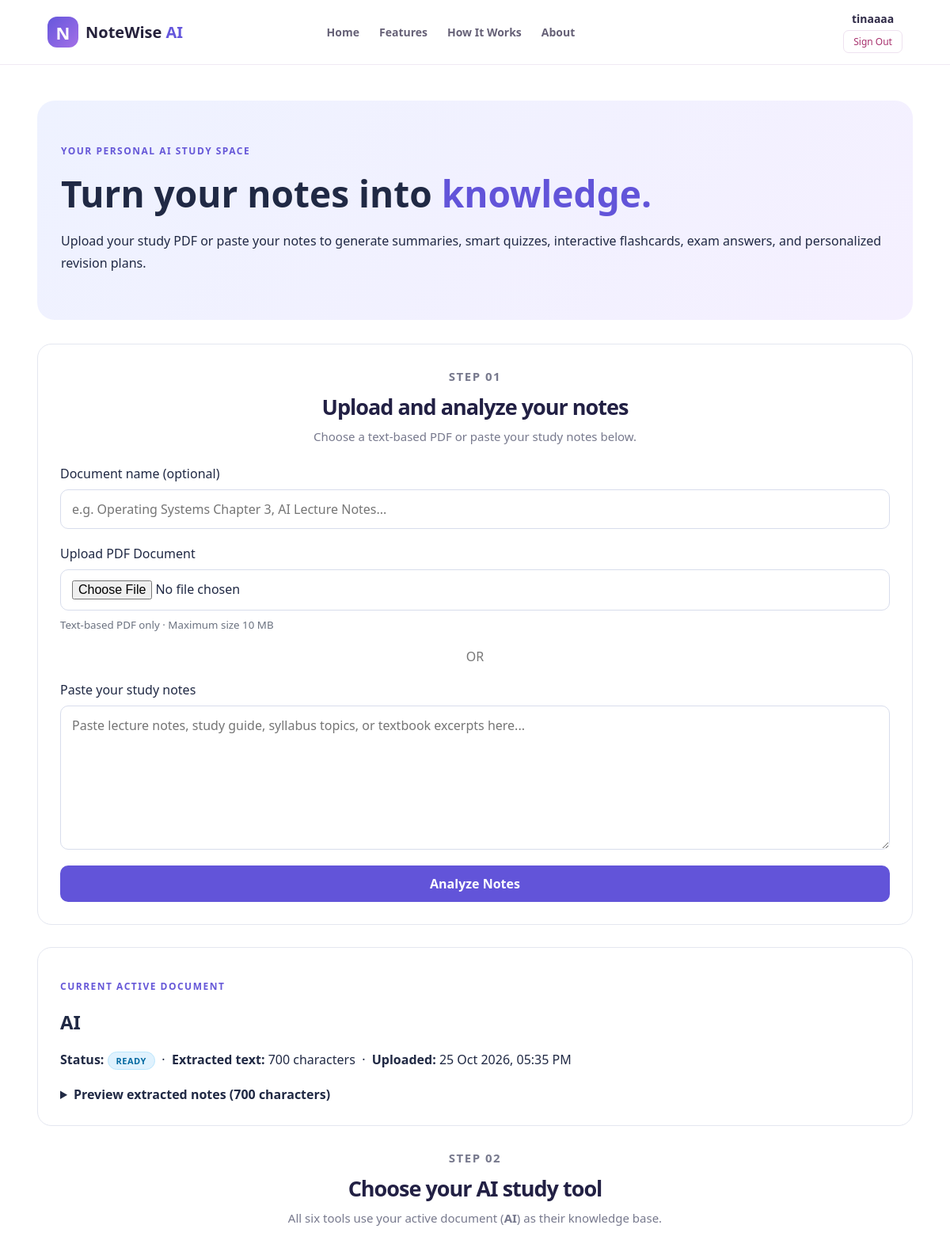
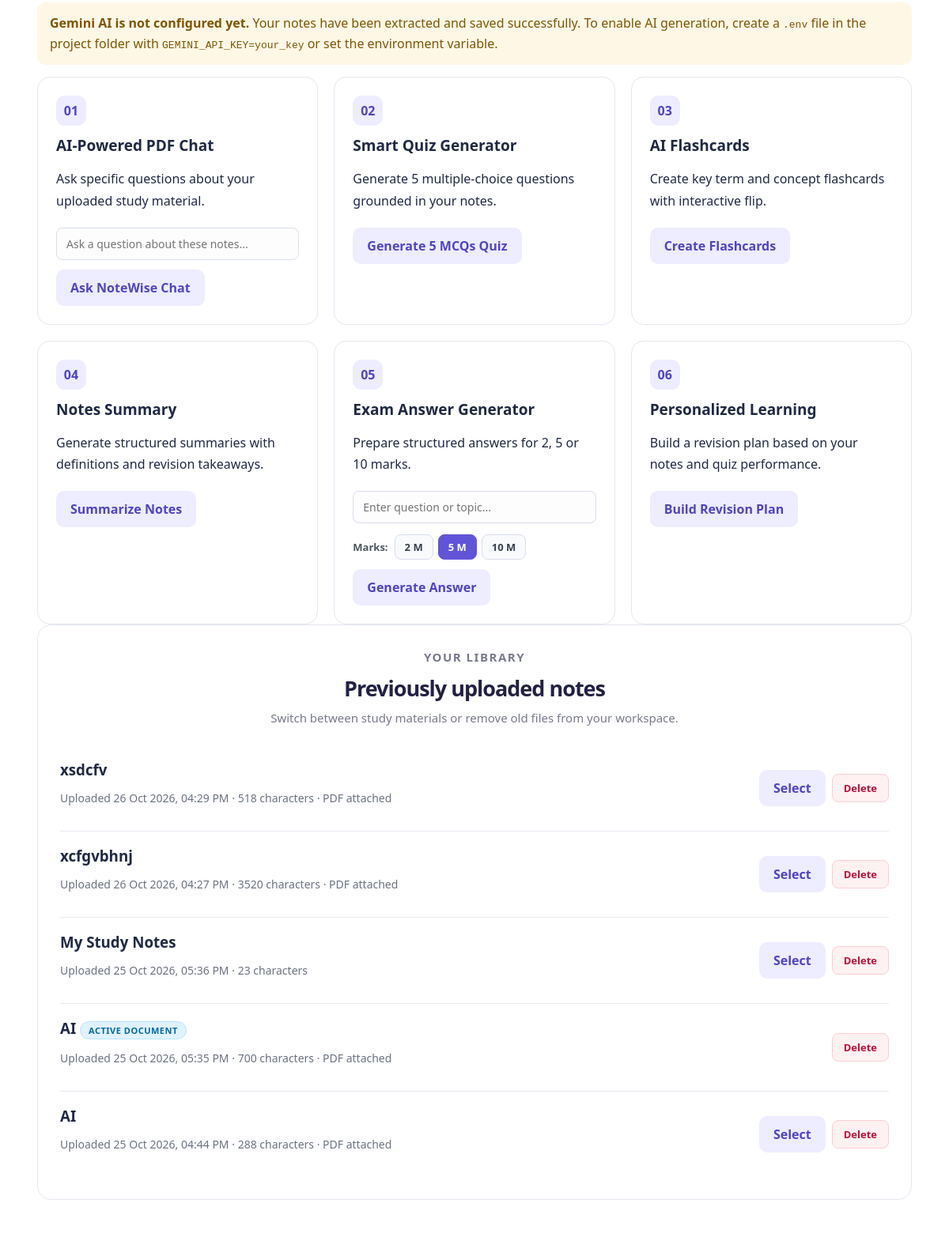
The app's page /features/ (signed in, upper part) with its own data (2 pictures, top to bottom).
### study_pdfs/core/models.py (models this page shows, shortened)
class StudyDocument(models.Model):
    user = models.ForeignKey(
        settings.AUTH_USER_MODEL,
        on_delete=models.CASCADE,
        related_name="study_documents"
    )
    title = models.CharField(max_length=200)
    pdf_file = models.FileField(
        upload_to="study_pdfs/",
        blank=True,
        null=True
    )
    source_text = models.TextField()
    status = models.CharField(
        max_length=20,
        default="ready"
    )
    created_at = models.DateTimeField(auto_now_add=True)

### study_pdfs/core/views.py (the view, shortened to what this page needs)
# urls.py: path('features/', views.features, name='features'),
@login_required
@require_http_methods(["GET", "POST"])
def features(request):
    documents = StudyDocument.objects.filter(user=request.user).order_by("-created_at")
    active_id = request.session.get("active_document_id")
    active_document = documents.filter(pk=active_id).first() if active_id else None
    if not active_document and documents.exists():
        active_document = documents.first()
        request.session["active_document_id"] = active_document.id
    result = request.session.get("study_result")
    if result and not active_document:
        result = None
    active_chat_history = []
    if active_document:
        active_chat_history = request.session.get(f"chat_history_{active_document.id}", [])
    api_configured = bool(
        os.getenv("GEMINI_API_KEY") and
        os.getenv("GEMINI_API_KEY").strip() != "your_gemini_api_key_here"
    )
    return render(request, "features.html", {
        "title": "NoteWise AI | Study Workspace",
        "documents": documents,
        "active_document": active_document,
        "study_result": result,
        "chat_history": active_chat_history,
        "ai_configured": api_configured,
        "configured_model": get_configured_model(),
    })

### study_pdfs/core/views.py (called while the page is built)
def get_configured_model():
    env_model = os.getenv("GEMINI_MODEL", "").strip()
    return env_model or DEFAULT_GEMINI_MODEL

### templates/features.html (shortened to what this page needs)
{% load static %}
<!DOCTYPE html>
<html lang="en">
<head>
    <link rel="stylesheet" href="{% static 'css/style.css' %}">
</head>
<body>
    {% include "cms/header.html" %}
    <main class="study-workspace">
        <section class="workspace-hero">
            <p class="workspace-eyebrow">YOUR PERSONAL AI STUDY SPACE</p>
            <h1>Turn your notes into <span>knowledge.</span></h1>
            <p>
                Upload your study PDF or paste your notes to generate summaries,
                smart quizzes, interactive flashcards, exam answers, and personalized revision plans.
            </p>
        </section>
        <section class="upload-panel">
            <div class="section-heading">
                <p class="workspace-eyebrow">STEP 01</p>
                <h2>Upload and analyze your notes</h2>
                <p>Choose a text-based PDF or paste your study notes below.</p>
            </div>
            <form method="POST"
                  action="{% url 'features' %}"
                  enctype="multipart/form-data"
                  class="study-upload-form">
                <div class="form-field">
                    <label for="title">Document name (optional)</label>
                    <input type="text"
                           id="title"
                           name="title"
                           maxlength="200"
                           placeholder="e.g. Operating Systems Chapter 3, AI Lecture Notes...">
                </div>
                <div class="form-field">
                    <label for="pdf_file">Upload PDF Document</label>
                    <input type="file"
                           id="pdf_file"
                           name="pdf_file"
                           accept=".pdf,application/pdf">
                    <small>Text-based PDF only · Maximum size 10 MB</small>
                </div>
                <div class="form-divider"><span>OR</span></div>
                <div class="form-field">
                    <label for="notes_text">Paste your study notes</label>
                    <textarea id="notes_text"
                              name="notes_text"
                              rows="7"
                              placeholder="Paste lecture notes, study guide, syllabus topics, or textbook excerpts here..."></textarea>
                </div>
                <button type="submit" class="workspace-primary-button">
                    Analyze Notes
                </button>
            </form>
        </section>
        {% if active_document %}
            <section class="active-document-panel">
                <p class="workspace-eyebrow">CURRENT ACTIVE DOCUMENT</p>
                <h2>{{ active_document.title }}</h2>
                <p>
                    <strong>Status:</strong>
                    <span class="doc-badge active">{{ active_document.status|title }}</span>
                    &nbsp;·&nbsp;
                    <strong>Extracted text:</strong>
                    {{ active_document.source_text|length }} characters
                    &nbsp;·&nbsp;
                    <strong>Uploaded:</strong>
                    {{ active_document.created_at|date:"d M Y, h:i A" }}
                </p>
                <details class="notes-preview">
                    <summary>Preview extracted notes ({{ active_document.source_text|length }} characters)</summary>
                </details>
            </section>
            <section class="ai-tools-section">
                <div class="section-heading">
                    <p class="workspace-eyebrow">STEP 02</p>
                    <h2>Choose your AI study tool</h2>
                    <p>
                        All six tools use your active document (<strong>{{ active_document.title }}</strong>) as their knowledge base.
                    </p>
                </div>
                {% if not ai_configured %}
                    <div class="workspace-message warning">
                        <strong>Gemini AI is not configured yet.</strong>
                        Your notes have been extracted and saved successfully. To enable AI generation,
                        create a <code>.env</code> file in the project folder with <code>GEMINI_API_KEY=your_key</code>
                        or set the environment variable.
                    </div>
                {% endif %}
                <div class="ai-tools-grid">
                    <article class="ai-tool-card">
                        <div class="tool-number">01</div>
                        <h3>AI-Powered PDF Chat</h3>
                        <p>Ask specific questions about your uploaded study material.</p>
                        <form method="POST" action="{% url 'features' %}#study-result" class="ai-tool-form">
                            <div class="tool-input-group">
                                <input type="text"
                                       name="question"
                                       required
                                       class="tool-input"
                                       placeholder="Ask a question about these notes...">
                            </div>
                            <button type="submit" class="workspace-secondary-button">
                                Ask NoteWise Chat
                            </button>
                        </form>
                    </article>
                    <article class="ai-tool-card">
                        <div class="tool-number">02</div>
                        <h3>Smart Quiz Generator</h3>
                        <p>Generate 5 multiple-choice questions grounded in your notes.</p>
                        <form method="POST" action="{% url 'features' %}#study-result" class="ai-tool-form">
                            <button type="submit" class="workspace-secondary-button">
                                Generate 5 MCQs Quiz
                            </button>
                        </form>
                    </article>
                    <article class="ai-tool-card">
                        <div class="tool-number">03</div>
                        <h3>AI Flashcards</h3>
                        <p>Create key term and concept flashcards with interactive flip.</p>
                        <form method="POST" action="{% url 'features' %}#study-result" class="ai-tool-form">
                            <button type="submit" class="workspace-secondary-button">
                                Create Flashcards
                            </button>
                        </form>
                    </article>
                    <article class="ai-tool-card">
                        <div class="tool-number">04</div>
                        <h3>Notes Summary</h3>
                        <p>Generate structured summaries with definitions and revision takeaways.</p>
                        <form method="POST" action="{% url 'features' %}#study-result" class="ai-tool-form">
                            <button type="submit" class="workspace-secondary-button">
                                Summarize Notes
                            </button>
                        </form>
                    </article>
                    <article class="ai-tool-card">
                        <div class="tool-number">05</div>
                        <h3>Exam Answer Generator</h3>
                        <p>Prepare structured answers for 2, 5 or 10 marks.</p>
                        <form method="POST" action="{% url 'features' %}#study-result" class="ai-tool-form">
                            <div class="tool-input-group">
                                <input type="text"
                                       name="topic"
                                       required
                                       class="tool-input"
                                       placeholder="Enter question or topic...">
                                <div class="marks-selector">
                                    <span>Marks:</span>
                                    <div class="marks-pills">
                                        <label class="marks-pill-label">
                                            <input type="radio" name="marks" value="2"> 2 M
                                        </label>
                                        <label class="marks-pill-label">
                                            <input type="radio" name="marks" value="5" checked> 5 M
                                        </label>
                                        <label class="marks-pill-label">
                                            <input type="radio" name="marks" value="10"> 10 M
                                        </label>
                                    </div>
                                </div>
                            </div>
                            <button type="submit" class="workspace-secondary-button">
                                Generate Answer
                            </button>
                        </form>
                    </article>
                    <article class="ai-tool-card">
                        <div class="tool-number">06</div>
                        <h3>Personalized Learning</h3>
                        <p>Build a revision plan based on your notes and quiz performance.</p>
                        <form method="POST" action="{% url 'features' %}#study-result" class="ai-tool-form">
                            <button type="submit" class="workspace-secondary-button">
                                Build Revision Plan
                            </button>
                        </form>
                    </article>
                </div>
            </section>
        {% endif %}
        <section class="saved-documents-section">
            <div class="section-heading">
                <p class="workspace-eyebrow">YOUR LIBRARY</p>
                <h2>Previously uploaded notes</h2>
                <p>Switch between study materials or remove old files from your workspace.</p>
            </div>
            {% if documents %}
                <div class="saved-documents-list">
                    {% for doc in documents %}
                        <div class="saved-document-item">
                            <div>
                                <h3>
                                    {{ doc.title }}
                                    {% if active_document and active_document.id == doc.id %}
                                        <span class="doc-badge active">Active Document</span>
                                    {% endif %}
                                </h3>
                                <p>
                                    Uploaded {{ doc.created_at|date:"d M Y, h:i A" }}
                                    · {{ doc.source_text|length }} characters
                                    {% if doc.pdf_file %}· PDF attached{% endif %}
                                </p>
                            </div>
                            <div class="saved-doc-actions">
                                {% if not active_document or active_document.id != doc.id %}
                                    <form method="POST" action="{% url 'features' %}">
                                        <button type="submit" class="workspace-secondary-button">
                                            Select
                                        </button>
                                    </form>
                                {% endif %}
                                <form method="POST" action="{% url 'features' %}" onsubmit="return confirm('Are you sure you want to delete this document from your library?');">
                                    <button type="submit" class="danger-btn">
                                        Delete
                                    </button>
                                </form>
                            </div>
                        </div>
                    {% endfor %}
                </div>
            {% else %}
                <p class="empty-library">
                    No saved notes yet. Upload your first PDF or paste study notes to get started.
                </p>
            {% endif %}
        </section>
    </main>
</body>
</html>

### templates/cms/header.html (shortened to what this page needs)
<header class="navbar">
    <a href="/" class="brand">
        <span class="brand-icon">N</span>
        <span>NoteWise <span class="brand-ai">AI</span></span>
    </a>
    <nav class="nav-links">
        <a href="/">Home</a>
        <a href="/features/">Features</a>
        <a href="/how-it-works/">How It Works</a>
        <a href="/about/">About</a>
    </nav>
    <div class="nav-actions">
        {% if user.is_authenticated %}
            <div class="user-menu">
                <span class="user-name">
                    {{ user.first_name|default:user.username }}
                </span>
                <form method="POST" action="/signout/">
                    <button type="submit" class="signout-btn">
                        Sign Out
                    </button>
                </form>
            </div>
        {% else %}
            <a href="/signin/" class="login-btn">Log In</a>
            <a href="/signup/" class="primary-btn">Get Started ↗</a>
        {% endif %}
    </div>
</header>

### records on screen
StudyDocument: title "AI", status "READY", source_text|length "700", created_at "25 Oct 2026, 05:35 PM", shows "ACTIVE DOCUMENT", shows "· PDF attached"
StudyDocument: title "xsdcfv", created_at "26 Oct 2026, 04:29 PM", source_text|length "518", shows "· PDF attached"
StudyDocument: title "xcfgvbhnj", created_at "26 Oct 2026, 04:27 PM", source_text|length "3520", shows "· PDF attached"
StudyDocument: title "My Study Notes", created_at "25 Oct 2026, 05:36 PM", source_text|length "23"
StudyDocument: title "AI", created_at "25 Oct 2026, 04:44 PM", source_text|length "288", shows "· PDF attached"

### other values on screen
{{ user.first_name|default:user.username }} "tinaaaa"
